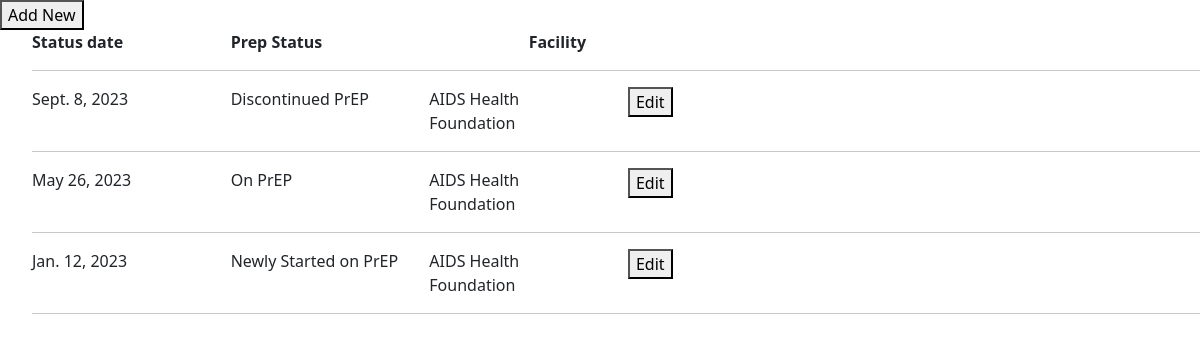
Page /client/prepstatus_list/14/ (signed in) on the committed database.
### prep_app/models.py (models this page shows, shortened)
class PrepStatusDetail(TSIS2BaseModel):
    client = models.ForeignKey("Client", blank=False, null=False, on_delete=models.PROTECT)
    status_date = models.DateField(blank=False, null=False)
    prepstatus = models.ForeignKey("PrepStatus", blank=False, null=False, on_delete=models.PROTECT)
    deactivated_at = models.BooleanField(default=False)
    facility = models.ForeignKey("Facility", on_delete=models.CASCADE)

class PrepStatus(models.Model):
    name = models.CharField(max_length=255, blank=False, null=False)
    code = models.CharField(max_length=255, blank=False, null=False)
    deactivated_at = models.BooleanField(default=False)
    def __str__(self):
        return "%s" % (self.name)

class Facility(TSIS2BaseModel):
    name = models.CharField(max_length=255, blank=False, null=False)
    code = models.CharField(max_length=255, blank=False, null=False, unique=True)
    lab_ref_code = models.CharField(max_length=255, blank=True, null=True, verbose_name='LAB reference code')
    address1 = models.CharField(max_length=255, blank=True, null=True)
    parish = models.ForeignKey("Parish", blank=False, null=False,
                               related_name='facility_parish', on_delete=models.PROTECT)
    organization = models.ForeignKey("Organization", blank=False, null=False, related_name="facility_organization", on_delete=models.PROTECT)

### prep_app/views.py (the view)
# urls.py: path('prepstatus_list/<int:client_id>/', prepstatus_list, name='prepstatus_list'),
def prepstatus_list(request, client_id):
    if request.session.get('User') is None:
        return redirect('login_user')
    client = get_object_or_404(Client, pk=client_id)
    prepstatus = PrepStatusDetail.objects.filter(client_id=client_id).order_by('-status_date')
    return render(request, 'prepstatus_list.html', {'prepstatus': prepstatus, 'client_id': client_id})

### prep_app/base_model.py (called while the page is built)
    def get_queryset(self):
        if self.include_deleted:
            return TSIS2BaseQuerySet(self.model)
        return TSIS2BaseQuerySet(self.model).filter(deleted_at=None)

### accounts/templates/prepstatus_list.html (shortened to what this page needs)
{% load widget_tweaks %}
{% load bootstrap5 %}
{% bootstrap_css %}
{% load crispy_forms_tags %}
</head>
{% block content %}
<div class="col-md-4">  <button onclick="popup2({{ client.id }})">Add New</button>  </div>
<ul>
  <b><div class="row">
    <div class="col-md-2"> Status date </div>
    <div class="col-md-3">   Prep Status</div>
    <div class="col-md-2">   Facility</div>
    <div class="col-md-5">  </div>
  </div> </b>
<hr>
{% for ps in prepstatus %}
<div class="row">
    <div class="col-md-2">  {{ ps.status_date  }}</div>
    <div class="col-md-2">  {{ ps.prepstatus  }}</div>
    <div class="col-md-2">  {{ ps.facility.name  }}</div>
    <div class="col-md-2"> <button onclick="popup({{ ps.id }})">Edit</button>  </div>
    <div class="col-md-3">  </div>
  </div>
  <hr>
{% endfor %}
</ul>
{% endblock %}

### rows in the picture
PrepStatusDetail: status_date "Sept. 8, 2023", prepstatus "Discontinued PrEP", facility.name "AIDS Health Foundation"
PrepStatusDetail: status_date "May 26, 2023", prepstatus "On PrEP", facility.name "AIDS Health Foundation"
PrepStatusDetail: status_date "Jan. 12, 2023", prepstatus "Newly Started on PrEP", facility.name "AIDS Health Foundation"
